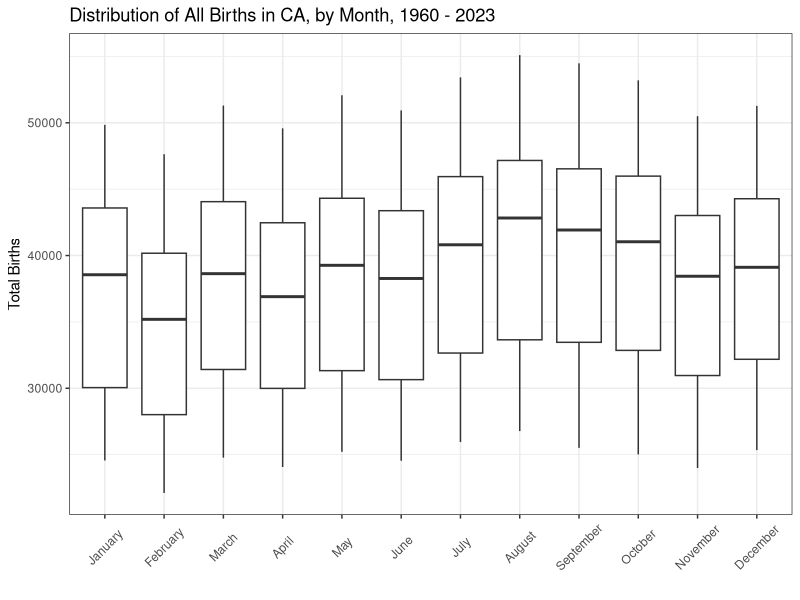
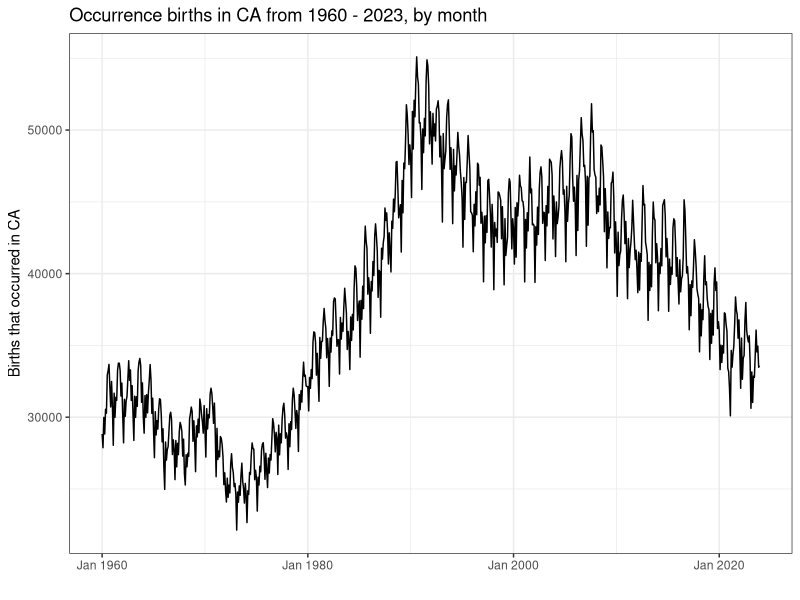

Write the R code that produced these figures, in order.
## ---- chunk 1
knitr::opts_chunk$set(echo = FALSE, warning = FALSE)

library(tidyverse)
library(data.table)

## ---- chunk 2

# read in our data on births
births <- read_csv("data/20241030_births_final_state_month_sup.csv")

# subset to remove those unnecessary and NA cols
births <- births[,c(1:6)]

## ---- chunk 3

# let's summarize - just how many births occurred in CA from 1960 -2023?

births_oc <- births %>% filter(Geography_Type == "Occurrence")

# how many births occurred per month? per year?

# use groupby() to group and sum

# months

births_oc_m <- births_oc %>% group_by(Month) %>%
  summarise(
    "Total Births" = sum(Count)
  )

# rename the months s.t. they have the month names instead of ordered #s

births_oc_m <- births_oc_m %>% mutate(
  Month = case_when(
    Month == "01" ~ "January",
    Month == "02" ~ "February",
    Month == "03" ~ "March",
    Month == "04" ~ "April",
    Month == "05" ~ "May",
    Month == "06" ~ "June",
    Month == "07" ~ "July",
    Month == "08" ~ "August",
    Month == "09" ~ "September",
    Month == "10" ~ "October",
    Month == "11" ~ "November",
    Month == "12" ~ "December"
  )
)

# use kable packages to create neat, readable tables

#install.packages("kableExtra")
library(kableExtra)

births_oc_m %>%
  kable(caption = "Births by Month in CA, 1960 - 2023") %>%
  kable_styling(full_width = FALSE,
                position = "center",
                latex_options = c("striped", "hold_position"))


## ---- chunk 4

# let's compare residence births vs. occurrence births
# filter s.t we don't get the more granular views after 2018

births_m <- births %>% filter(Geography_Type == "Residence" | Geography_Type == "Occurrence") %>%
  group_by(Month, Geography_Type) %>%
  summarise(
    "Total Births" = sum(Count)
  )

# And now create a similar table for the comparison
births_m %>%
  kable(caption = "Births by Month in CA, 1960 - 2023") %>%
  kable_styling(full_width = FALSE,
                position = "center",
                latex_options = c("striped", "hold_position"))

## ---- chunk 5
births_c <- births %>% filter(Strata == "Total Population") %>%
  mutate(Month = case_when(
    Month == "01" ~ "January",
    Month == "02" ~ "February",
    Month == "03" ~ "March",
    Month == "04" ~ "April",
    Month == "05" ~ "May",
    Month == "06" ~ "June",
    Month == "07" ~ "July",
    Month == "08" ~ "August",
    Month == "09" ~ "September",
    Month == "10" ~ "October",
    Month == "11" ~ "November",
    Month == "12" ~ "December"))

births_c %>%
  ggplot(aes(x = fct_relevel(
    Month,
    "January", "February", "March", "April",
    "May", "June", "July", "August",
    "September", "October", "November", "December"), y = Count)) +
  geom_boxplot() +
  ggtitle("Distribution of All Births in CA, by Month, 1960 - 2023")+
  ylab("Total Births") +
  xlab("")+
  theme_bw() +
  theme(axis.text.x = element_text(angle = 45, vjust = 0.5))

## ---- chunk 6

# create a variable to indicate the date as month and year

#install.packages("zoo")

library(zoo) # library with as.yearmon() function

# Create a date variable - assume the first of the month only for functionality purposes
# the data is stratified by month
births_c <- births_c %>%
  mutate(Date = case_when(
    Month == "January" ~ paste(Year, "01-01", sep = "-"),
    Month == "February" ~ paste(Year, "02-01", sep = "-"),
    Month == "March" ~ paste(Year, "03-01", sep = "-"),
    Month == "April" ~ paste(Year, "04-01", sep = "-"),
    Month == "May" ~ paste(Year, "05-01", sep = "-"),
    Month == "June" ~ paste(Year, "06-01", sep = "-"),
    Month == "July" ~ paste(Year, "07-01", sep = "-"),
    Month == "August" ~ paste(Year, "08-01", sep = "-"),
    Month == "September" ~ paste(Year, "09-01", sep = "-"),
    Month == "October" ~ paste(Year, "10-01", sep = "-"),
    Month == "November" ~ paste(Year, "11-01", sep = "-"),
    Month == "December" ~ paste(Year, "12-01", sep = "-"),
  ) %>% as.Date()) 

# use zoo package's as.yearmon() fxn to convert into a format we want
births_c <- births_c %>% mutate(YearMonth = as.yearmon(Date))

# create a line chart to display behavior of "Occurrence" births in california
births_c %>% filter(Geography_Type == "Occurrence") %>% 
  ggplot(aes(x = YearMonth, y = Count)) +
  geom_line() +
  theme_bw() +
  ggtitle("Occurrence births in CA from 1960 - 2023, by month") +
  xlab("") +
  ylab("Births that occurred in CA")

## ---- chunk 7
